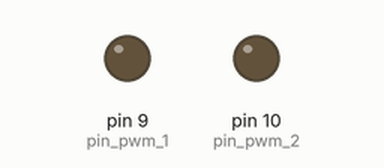
Recording of a sketch running on a simulated Arduino Uno, built with avr-gcc and run on an emulated ATmega328P. Shown: output pins drawn as LEDs (lit = HIGH).

Above: at 0.15 s.
At 3.4 s:
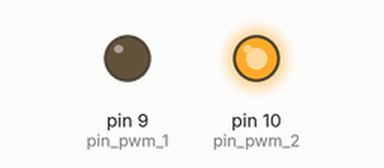
At 4.7 s:
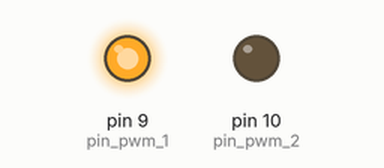
Timing chart, 0 to 6.0 s (numbered marks = the images above):
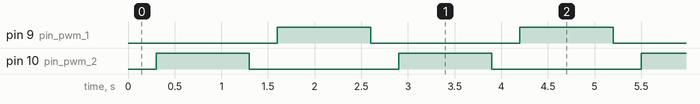

Measured:
- by itself, pin 9 (pin_pwm_1), pin 10 (pin_pwm_2): alternates HIGH for 1.0 s and LOW for 1.6 s
- by itself, everything shown: repeats every 2.6 s, in 4 steps

The sketch:

john.ino
```cpp
int pin_pwm_1 = 9;
int pin_pwm_2 = 10;

void setup() {
  pinMode(pin_pwm_1, OUTPUT);
  pinMode(pin_pwm_2, OUTPUT);
}

void anhalten() {
  analogWrite(pin_pwm_1, 0);
  analogWrite(pin_pwm_2, 0);
  delay(300);
}

void fahre_vor() {
  anhalten();
  analogWrite(pin_pwm_1, 0);
  analogWrite(pin_pwm_2, 500); // 0 <= geschwindigkeit < 1024
}

void fahre_zurueck() {
  anhalten();
  analogWrite(pin_pwm_1, 500); // 0 <= geschwindigkeit < 1024
  analogWrite(pin_pwm_2, 0);
}

void loop () {
  fahre_vor();
  delay(1000);
  fahre_zurueck();
  delay(1000);
}
```
